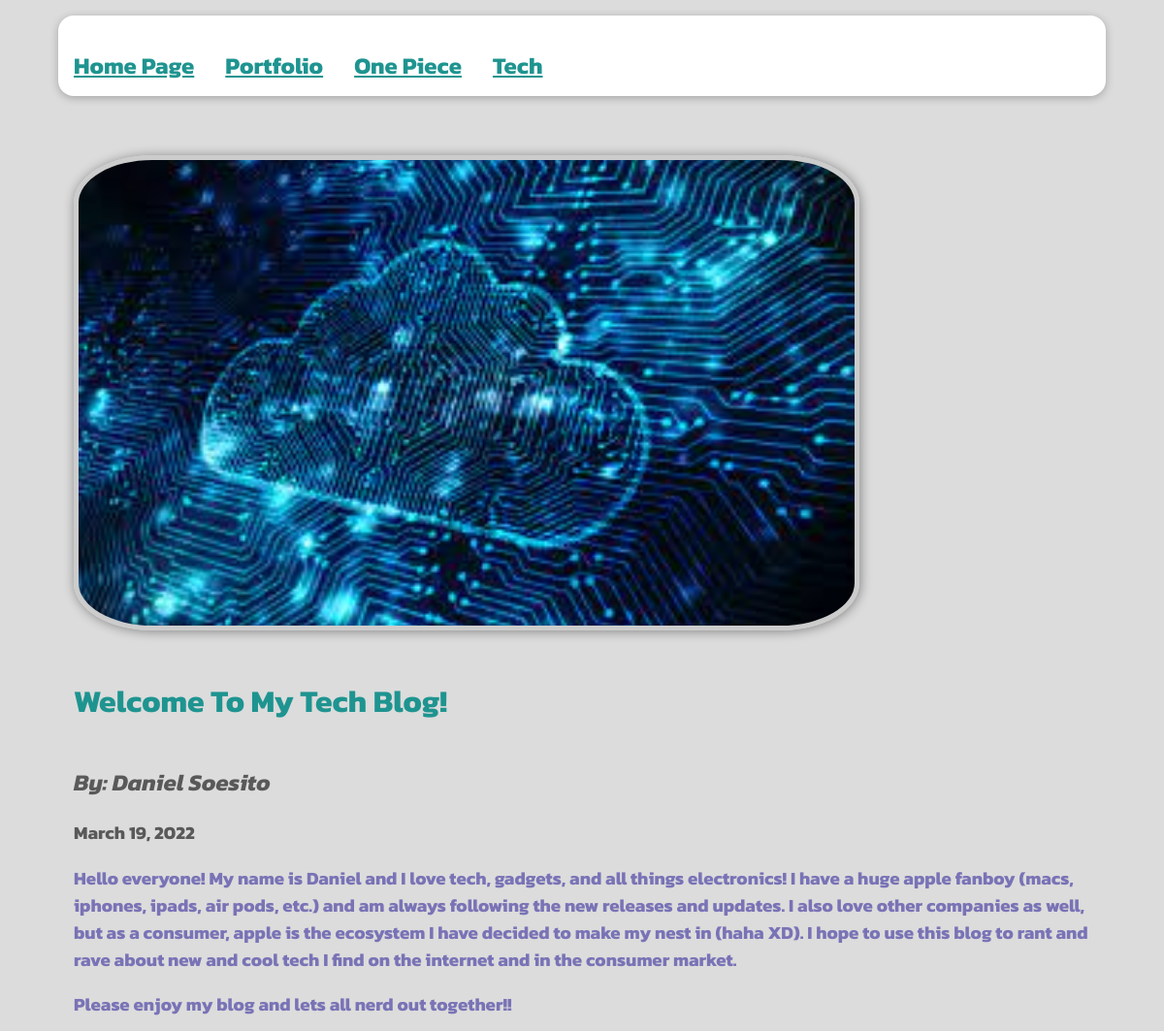
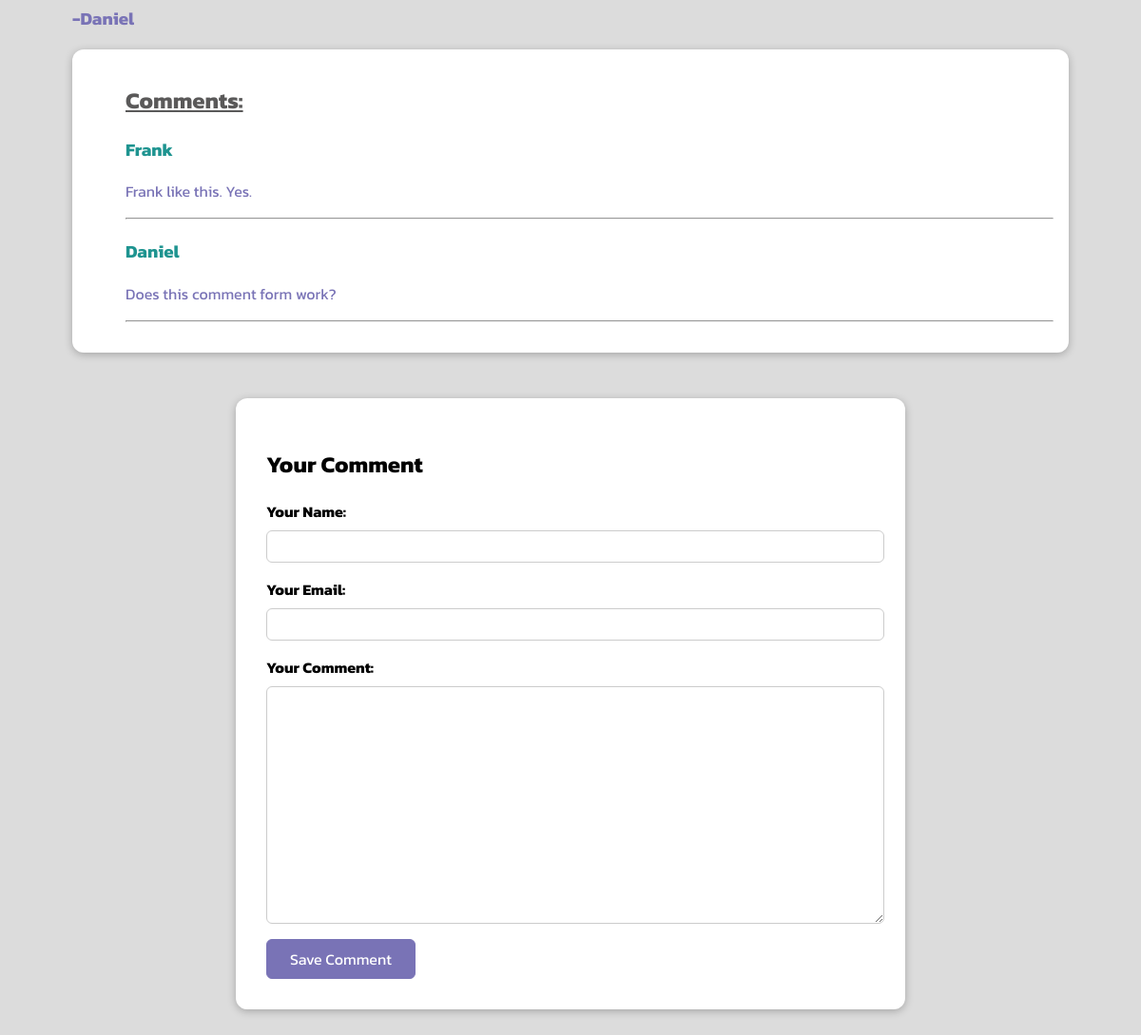
Page /tech/welcome-to-my-tech-blog on the committed database (2 pictures, top to bottom).
### op_blog/models.py (models this page shows, shortened)
class Post(models.Model):
    title = models.CharField(max_length=150)
    image = models.ImageField(upload_to="posts", null=True)
    date = models.DateField(auto_now_add=True)
    slug = models.SlugField(unique=True, db_index=True)
    content = models.TextField(validators=[MinLengthValidator(10)])
    author = models.ForeignKey(Author, on_delete=models.SET_NULL, null=True, related_name="posts")
    tag = models.ManyToManyField(Tag, related_name="posts")
    topic = models.CharField(null=True,
        max_length=15,
        choices=(
        ("one piece", "One Piece"),
        ("tech", "Tech"),
        ("programming", "Programming")
        )
    )

class Author(models.Model):
    first_name = models.CharField(max_length=100)
    last_name = models.CharField(max_length=100)
    def full_name(self):
        return f"{self.first_name} {self.last_name}"
    def __str__(self):
        return self.full_name()

class Comment(models.Model):
    user_name = models.CharField(max_length=120)
    user_email = models.EmailField()
    text = models.TextField(max_length=500)
    post = models.ForeignKey(Post, on_delete=models.CASCADE, related_name="comments")

### tech_blog/views.py (the view, shortened to what this page needs)
# urls.py: path("<slug:slug>", views.single_tech_post, name="single-tech-post")
def single_tech_post(request, slug):
    single_tech_post = get_object_or_404(Post, slug=slug)
    comment_form = CommentForm()
    post = Post.objects.get(slug=slug)
    all_tech_comments = post.comments.all().order_by("-id")
    comments_empty = False
    if len(all_tech_comments) == 0:
        comments_empty = True
    return render (request, "tech_blog/single-tech-post.html", {
        "tech_post": single_tech_post,
        "form": comment_form,
        "comments": all_tech_comments,
        "comments_empty": comments_empty
    })

### op_blog/forms.py
class CommentForm(forms.ModelForm):
    class Meta:
        model = Comment
        exclude = ["post"]
        labels = {
            "user_name": "Your Name",
            "user_email": "Your Email",
            "text": "Your Comment"
        }

### tech_blog/templates/tech_blog/single-tech-post.html (shortened to what this page needs)
{% extends "base.html" %}
{% load static %}
{% block css_files %}
    <link rel="stylesheet" href="{% static "tech_blog/single-tech-post.css" %}"/>
{% endblock %}
{% block content %}
    <img src="{{ tech_post.image.url }}" alt="{{ tech_post.title }}"/>
    <section id="title">
        <h1>{{ tech_post.title }}</h1>
    </section>
    <section id="author">
        <h2>By: {{tech_post.author }}</h2>
    </section>
    <section id="date">
        <h3>{{ tech_post.date }}</h3>
    </section>
    <section id="content">
        <h3>{{ tech_post.content|linebreaks }}</h3>
    </section>
    <section id="comments">
        <ul>
            {% if comments_empty %}
                <h2>No comments yet, be the first to comment!</h2>
            {% else %}
                <h1>Comments:</h1>
                {% for comment in comments %}
                    <h3>{{ comment.user_name }}</h3>
                    <p>{{ comment.text|linebreaks }}</p>
                    <hr>
                {% endfor %}
            {% endif %}
        </ul>
    </section>
    <section id="comment-form">
        <h2>Your Comment</h2>
        <form action="{% url "single-tech-post" tech_post.slug %}" method="POST">
            {% for form_field in form %}
            <div class="form-control">
                {{ form_field.label_tag }}
                {{ form_field }}
            </div>
            {% endfor %}
            <button>Save Comment</button>
        </form>
    </section>
{% endblock %}

### static/app.css (style rules this page uses)
html { font-family: 'Kanit', sans-serif; }
body { background-color: #dcdcdc; margin: 10rem 5%; }

### tech_blog/static/tech_blog/single-tech-post.css (style rules this page uses)
img { width: 50rem; height: 30rem; object-fit: cover; border-radius: 10%; box-shadow: 1px 1px 12px rgba(0, 0, 0, 0.4); border-style: solid; border-color: #ccc; border-width: 5px; margin: 0 1rem; }
#title h1 { color: #1e9490; padding: 1rem; font-size: xx-large; }
#author h2 { color: rgb(90, 89, 89); margin-left: 1rem; font-style: italic; }
#date h3 { color: rgb(90, 89, 89); margin-left: 1rem; }
#content h3 { color: #7973b6; margin-left: 1rem; margin: 0 1rem; }
#comments { background-color: white; border-radius: 12px; box-shadow: 0 2px 8px rgba(0, 0, 0, 0.25); padding: 1rem; margin: 0 1rem; }
#comments h1 { color: rgb(90, 89, 89); text-decoration: underline; }
#comments h3 { color: #1e9490; }
#comments p { color: #7973b6; }
#comment-form { margin: 3rem auto; width: 90%; max-width: 40rem; border-radius: 12px; background-color: white; box-shadow: 0 2px 8px rgba(0, 0, 0, 0.25); padding: 2rem; }
#comment-form button { font: inherit; background-color: #7973b6; color: white; border: 1px solid #7973b6; padding: 0.5rem 1.5rem; border-radius: 6px; cursor: pointer; }
.form-control { margin-bottom: 1rem; }
.form-control label { font-weight: bold; margin-bottom: 0.5rem; display: block; }
.form-control input, .form-control textarea { display: block; width: 100%; font: inherit; padding: 0.25rem; border-radius: 6px; border: 1px solid #ccc; }

### rows in the picture
Post: image (picture), title "Welcome To My Tech Blog!", author "Daniel Soesito", date "March 19, 2022", content "Hello everyone! My name is Daniel and I love tech, gadgets, and all things electronics! I have a huge apple fanboy (macs, iphones, ipads, air pods, etc.) and am always following the new releases and updates. I also love other companies as well, but as a consumer, apple is the ecosystem I have decided to make my nest in (haha XD). I hope to use this blog to rant and rave about new and cool tech I find on the internet and in the consumer market. Please enjoy my blog and lets all nerd out together!! -Daniel"
Comment: user_name "Frank", text "Frank like this. Yes."
Comment: user_name "Daniel", text "Does this comment form work?"
